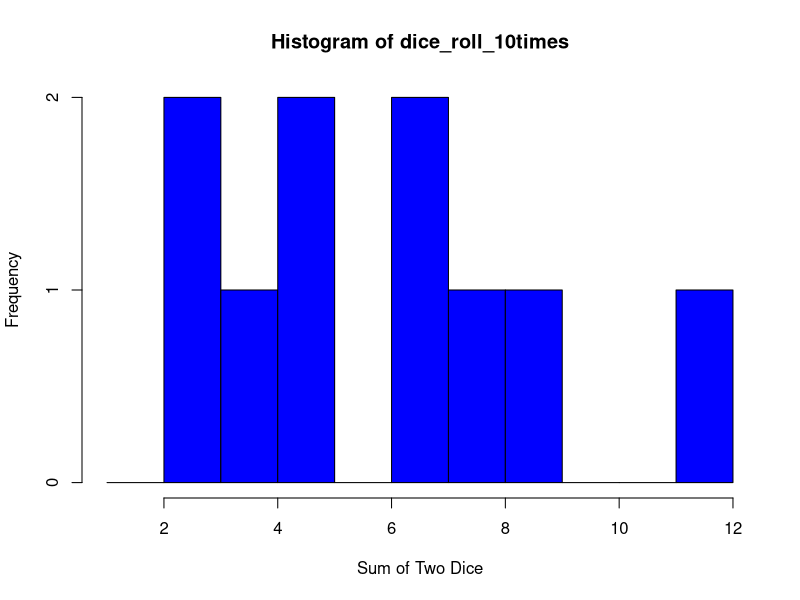
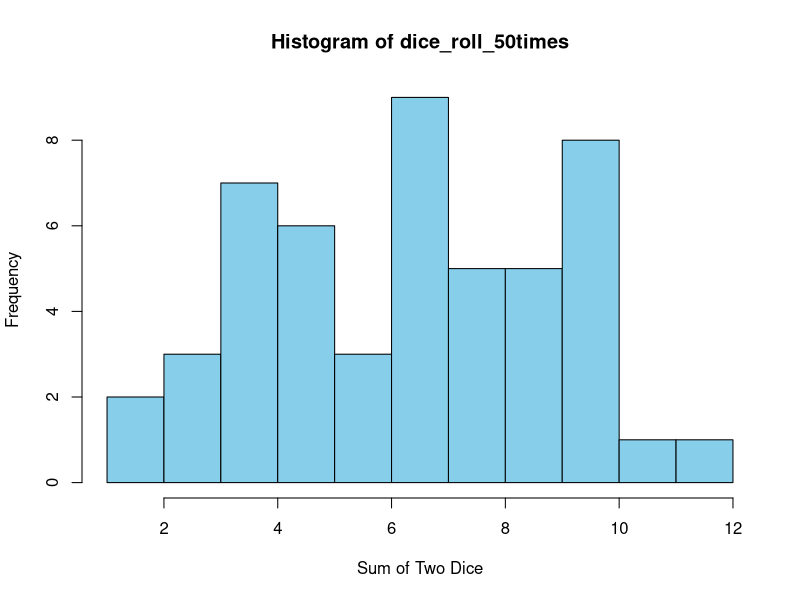
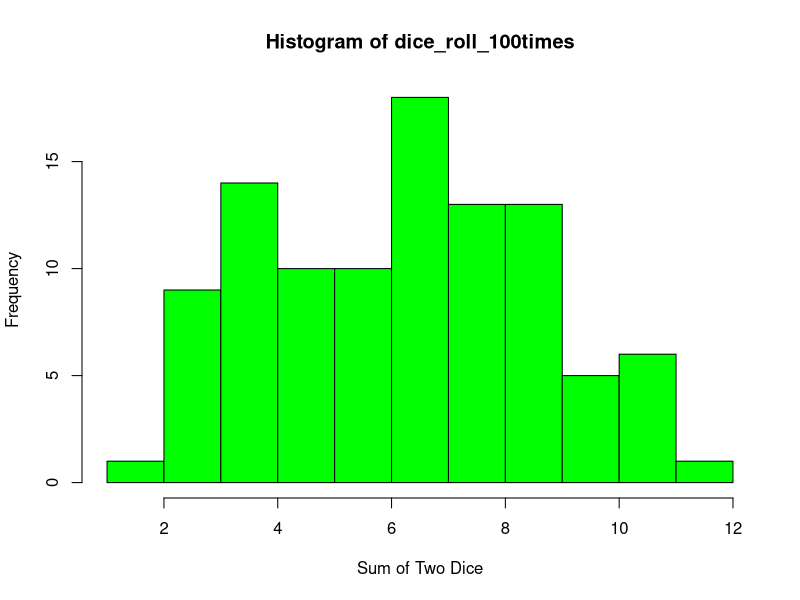
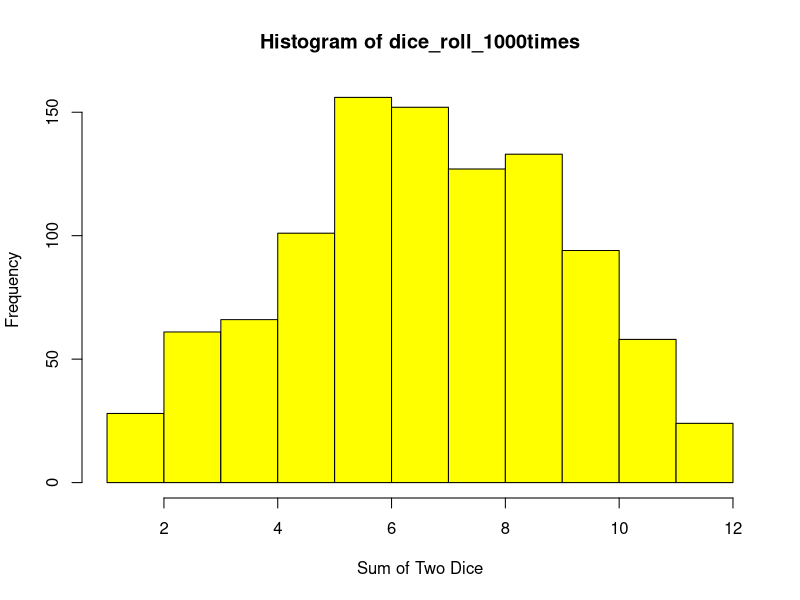
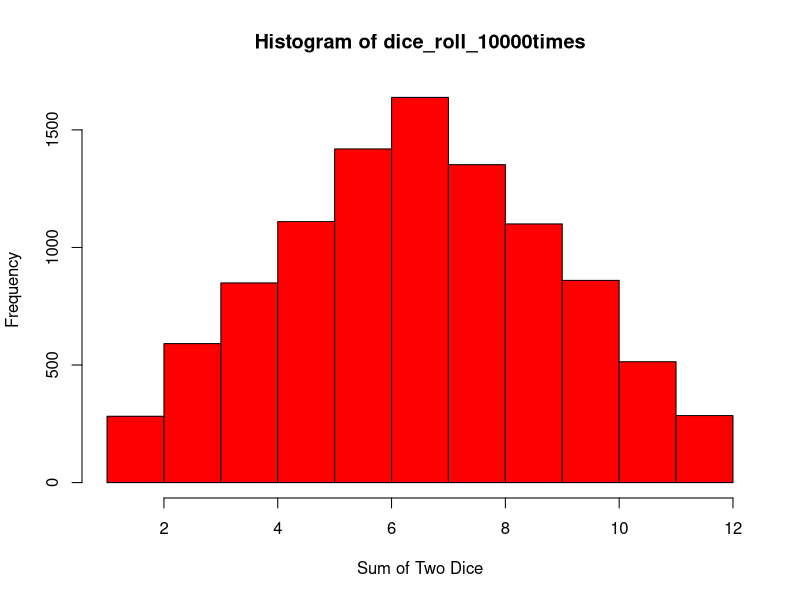

Source code (R) for these figures, in order:
###################################
###################################
########                   ########
########   Data Science 1  ########
########       Lab 1       ######## 
########   15 Oct. 2024    ########
########                   ########
###################################
###################################


## Welcome to this first lab. Here we  will learn the basics of R, an open-source programming language and software environment.



# On the right is the console. You can input code directly into the console line by line - you do not need to run an entire file. Try running a simple calculation in the console, like 5+9. Type it in and press enter. 
5+9

# You can also write code in this, the code editor, and run it from here. Try highlighting the following line and pressing 'Ctrl + Enter' ('Cmd + Enter' on MacOS):
12 * 4 - 6

# Text beginning with a # sign is read as 'comment' and will not be evaluated by the console.
## Numbers (like 1.1, 2.3, etc) signify that I would like you to write a line a code in the code file and run it in the console

########################
####    Functions   ####
########################

# FUNCTIONS are commands that take in inputs and produce outputs. They mostly take in the inputs in brackets, like this:
sqrt(25)
exp(3)

# Often, functions take multiple inputs with different functions. Note how:
rep(3,4)
# produces a different output from
rep(4,3)
# If you can't remember in which order you have to input the arguments of a function, or if you just want to learn what a function does, you can type in ? followed by the function name in the console:
?rep

# Each argument has a name. By explicitly referring to these names when calling the function, we can avoid  any problems with order. For example:
rep(x=3, times=4)
rep(times=4, x=3)

# produce the same result, because we inputed the arguments by name using the 'argname = x' construction. When we don't use this construction, the function defaults each input to an argument according to a predefined order.

# OPERATORS are special functions that take only 2 arguments, and do not use brackets. Instead, you must input the two arguments on either side of the operator. Examples of operators include +, -,*,/, ^, %%, %/%, :, and there are many more which we will learn about soon.

########################
####     Objects    ####
########################

# Functions are one example of OBJECTS, which are stored within the main (global) ENVIRONMENT of the console. We can create new objects by using the 'assign' operator:

x <- 4

# You can now see in the 'Environment' tab below that the object 'x'  is stored with the value 4.

x*5

##############################################################
###    ADVANCED NOTE: the = operator can also be used      ###
###    to assign values to objects, like in Python.        ###
###    However, we conventionally use the = operator       ###
###    only for arguments in a function. The main          ###
###    difference is that '<-' always assigns within       ###
###    the global environment, while '=' assigns in        ###
###    the local environment.                              ###
##############################################################

# Objects can have different classes. For example:
class(x)

# We can also store text into an object, by surrounding it with quote marks:

"Hello" -> y
y
class (y)

# y is now a 'character' object (R does not use the term 'string')

# If we forget to use quote marks R will search for a stored object with that name and return an error if it doesn't find it:

"Salaam" -> y

# One final very important class of object is the 'logical' class, a.k.a. Boolean. 

# One final very important class of object is the 'logical' class, a.k.a. Boolean. 
# Boolean objects can take one of two values

TRUE

# and

FALSE

# Booleans can be combined according to the laws of logic using the and operator &, and the or operator |

TRUE & TRUE
TRUE & FALSE
FALSE & FALSE

TRUE | TRUE
TRUE | FALSE
FALSE | FALSE

# There is also an exclusive or function, xor(), but it isn't used much.



####################################
####     Vectors and indices    ####
####################################

# YOu will have noticed that the console has always returned a [1] in front of it's output so far. This is because R has considered all these objects to be 'vectors' (in Python, this is the same thing as an array). Vectors are objects that can contain multiple elements. For example:

z <- 50:80
z

# The numbers in square brackets tell you the INDEX of the element to their right. The index is simply the position number of that element. You will notice that, unlike in Python, the first element of an object in R has the index number 1 and not 0. This is one of the most important syntactical differences between Python and R (if you think this is not a very important difference, you are correct. The two languages are very similar in syntax.)

# Vectors can be created from singular elements using the function c(), which stands for combine or concatenate.

my.vector <- c('this','is','a','vector')
my.vector
length(my.vector)
class(my.vector)

# You can use square brackets to isolate elements in a vector by putting their index between the brackets:
my.vector[1]
my.vector[4]
my.vector[2:4]
my.vector[c(1,4)]

### 1.1
# You can assign values to specific elements. Try writing a line of code below that changes the 4th element of my.vector to the word 'test'
my.vector[4] <- 'test'

### 1.2
# You can even assign values to elements of a vector that don't exist yet, thus creating them. Try assigning the word 'example' to the (as yet non-existent) 5th element of my.vector.
my.vector[5] <- 'example'

# Instead of indices, you can select elements of a vector using a logical vector of the same length, e.g.

my.vector[c(TRUE,TRUE,FALSE,FALSE,FALSE)]

####################################
####     Logical operators      ####
####################################

# LOGICAL OPERATORS are operators that return logical vectors of the same length as the left argument. Examples include '==', the equality operator (not to be confused with the single = which is an assignment operator), >, <, >=, <=, and != (the 'different from' operator).



# For example:
my.vector == 'is'
1:10 >= 5
1:10 %% 2 == 0    ## %% is the remainder operator, it returns the remainder when you divide the left argument by the right argument.

### 2.1
digits <- 0:10
# Using the least amount of code possible, write a line of code that returns only the odd values of the digits object.
digits[digits %% 2 != 0]

# Another important logical operator is the %in% operator. It tells you if the elements on the left are found in the elements on the right. E.G.
group1 <- c('Arthur', 'Fatima', 'Suleiman', 'Marco')
group2 <- c('Marco','Maria', 'Victor','Fatima', 'Antonio')
group1 %in% group2

## 2.2 
# intersect is a function which returns the elements that all of its arguments have in common. For example:
intersect(group1,group2)

# Write a line of code that replicates this output using only group1, group2, square brackets, and logical operators.
group1[group1 %in% group2]

####################################
####     Writing functions      ####
####################################

# Functions can be written and stored as objects. e.g:
f1 <- function(x) x*2 + 1
f1
# This function has only 1 argument, x. Try out this new function:
f1(3)
f1(7)
ex.vector <- c(2,7,4,24,13,8,12)
f1(ex.vector)

# You can write several lines of code in a function by enclosing all of them in curly brackets {}. The function 'return' can then specify what the output can be. For example:

f2 <- function(x,y){
  z = x %% y
  return(z == 0)
}

f2(8,9)
f2(14,7)

### 3.1 What is the purpose of function f2? Write in comments below.
# The purpose of the f2() is check if a number x is divisible by another number y without remainder, and then return TRUE or FALSE

### 3.2
# Based on the definition of the mean from today's lecture, write a function that calculates the mean of all of the elements of a vector. assign it to the object my.mean. You will find the functions 'sum' and 'length' useful here.
my.mean <- function(x){
  vectorSum = sum(x)
  vectorMean = vectorSum / length(x)
  return(vectorMean)
}

# compare your function to the native function in R. Does it produce the same results?

my.mean(ex.vector)
mean(ex.vector)

####################################
####      Randomness in R       ####
####################################

# There are several ways to generate randomness in R. The simplest function is 
?sample

#which randomly draws WITHOUT replacement from a specified vector. For example, to choose a number at random between 1 and 10:
sample(1:10, 1)

# You can run this several times and notice that you get a different answer each time. You can also sample several times at once
sample(1:10, 3)

# However, by default, sample won't let the same number repeat when you do this. This is called sampling without replacement, 
# because it is as if, each time you pick out a number, it is now gone from the pool of possible numbers and has not been replaced.
# If you want to sample randomly between 1 and 10 20 times, each time choosing between all 10 numbers, you have to write:
sample(1:10, 20, replace = TRUE)

### 4.1
# Write a function that simulates the roll of 2 6-sided dice, where the argument x is the number of times you roll the 2 dice, 
# and the output is a vector of length x, where each element corresponds to the sum of the two sides of the dice.
# HINT: one way to do this is to start by writing a function for a single 6-sided die, then create a new function 
# that repeats the first function twice and adds up the result.
roll_1_die <- function(x){
  sample(c(1:6),x, replace = TRUE)
}

roll_2_die <- function(x) {
  dice1 = roll_1_die(x)  # Roll first die 'x' times
  dice2 = roll_1_die(x)  # Roll second die 'x' times
  dice1 + dice2  # Sum of the two dice rolls
}

### 4.2
# Using the function hist, create histograms of the results of double dice rolls when you roll them 10 times, 
#then 50, then 100, then 1000, then 10000. Use breaks=1:12 as an argument within the hist function. 
# What do you notice? Write it in comments below your code.
?hist
dice_roll_10times <- roll_2_die(10)
hist(dice_roll_10times, breaks = 1:12, col = "blue", xlab = "Sum of Two Dice", ylab = "Frequency")

dice_roll_50times <- roll_2_die(50)
hist(dice_roll_50times, breaks = 1:12, col = "skyblue", xlab = "Sum of Two Dice", ylab = "Frequency")

dice_roll_100times <- roll_2_die(100)
hist(dice_roll_100times, breaks = 1:12, col = "green", xlab = "Sum of Two Dice", ylab = "Frequency")

dice_roll_1000times <- roll_2_die(1000)
hist(dice_roll_1000times, breaks = 1:12, col = "yellow", xlab = "Sum of Two Dice", ylab = "Frequency")

dice_roll_10000times <- roll_2_die(10000)
hist(dice_roll_10000times, breaks = 1:12, col = "red", xlab = "Sum of Two Dice", ylab = "Frequency")
# -- Comments
# - It was observed that rolling two dice 10 time is Negatively skewed
# - Also rolling the two dice 10,000 time shows that the distribution is symmetrical
# - Hence the 10,000 time rolling proves what we did in the class in relation to the rolling of 2 dice with a the mean = the median = the mode which is = 7.
# - This means that, the larger the sample size, the better the distribution.
######################################################################################
# Another way to generate randomness is to sample from a pdf, which is a continuous distribution. 
# The simplest pdf is the uniform function. The uniform function is a flat line bounded between 2 numbers. 
# Because it is flat, the probability of drawing a sample from any interval of given width between the two bounds 
# is the same as from any other interval of given width.

# The function runif(n, min,max) samples n times from a uniform function bounded between the values of min and max.
# For example, try
runif(5,0,1)

### 4.3
# Using runif, write a function that returns TRUE 22% of the time and FALSE 78% of the time

result_43 <- function(x){
  my.vector = runif(x,0,1) <= 0.22
  set.seed(3) # For reproducibility
  # Check the proportion of TRUE and FALSE results
  table(my.vector) / x
}

### 4.4
# Based on today's lecture about pdfs, what is the probability density for a uniform pdf bounded between 
# 0 and 1 associated with all values of x between 0 and 1? Explain why.
# Ans: The Uniform PDF bounded by 0 and 1 is "1"
# i.e. 1/(1-0) = 1

### 4.5
# Similarly, what is the probability density for a uniform pdf bounded between 5 and 6 associated with all values of x between 5 and 6?
# Ans: The Uniform PDF bounded by 5 and 6 is "1"
# i.e. 1/(6-5) = 1

### 4.6
# What is the probability density for a uniform pdf bounded between 0 and 0.5 associated with all values of x between 0 and 0.5?
# Ans: The Uniform PDF bounded by 0 and 0.5 is "2"
# i.e. 1/(0.5-0) = 2

### 4.7
# What is the probability density for a uniform pdf bounded between 0 and 2 associated with all values of x between 0 and 2?
# Ans: The Uniform PDF bounded by 0 and 2 is "0.5"
# i.e. 1/(2-0) = 0.5

### 4.8
# run the following code:
dunif(0.5,0,1)
dunif(2,0,1)
dunif(0.2,0,0.5)
dunif(1.3,0,2)

# Based on the results of this code and your answers above, what can you conclude about the purpose of the dunif function?
# Ans: The purpose of the dunif() is to produce the uniform pdf bounded by a "min" and "max" value based on the value "x" where you want to evaluate the pdf.
# if the value "x" is within the interval;
# uniform pdf is 1/(max-min)
# Otherwise the density is 0
